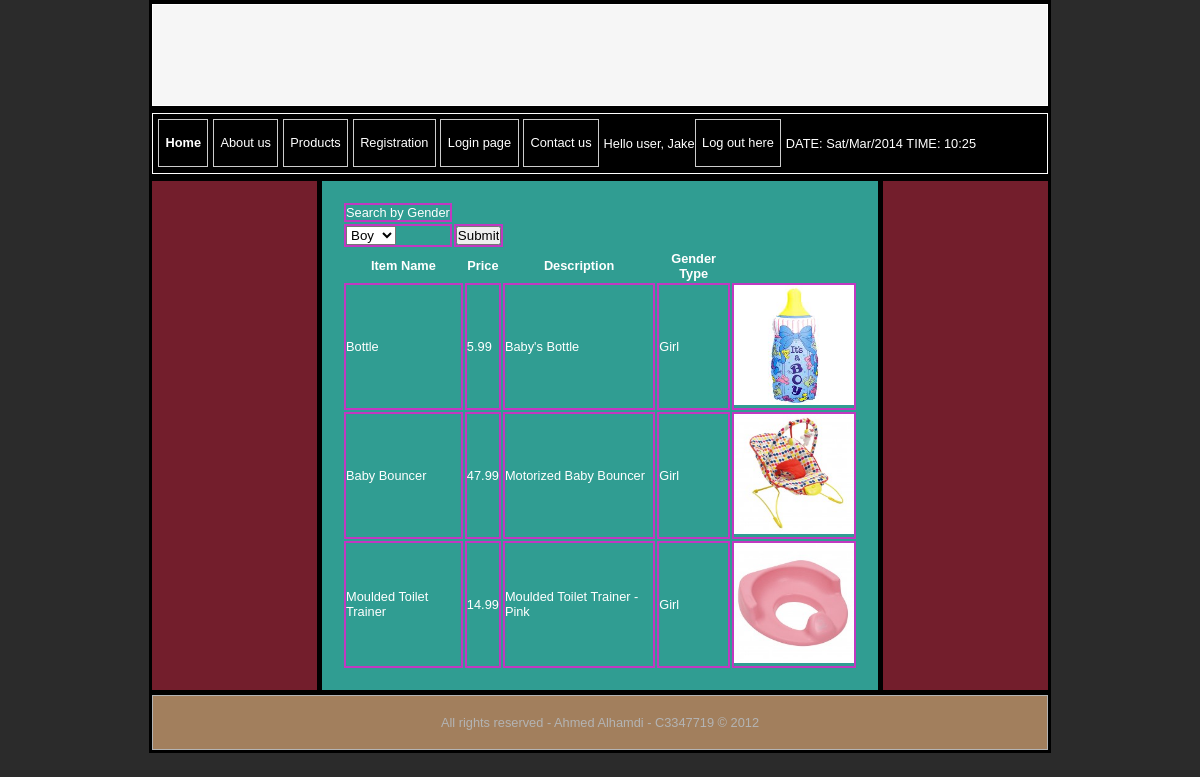
The app's page /products.php?byGender=Girl (signed in) with its own data.
### tables this page shows
CREATE TABLE IF NOT EXISTS `products` (
  `productid` int(2) NOT NULL AUTO_INCREMENT,
  `itemname` varchar(30) NOT NULL,
  `itemprice` varchar(5) NOT NULL,
  `itemdescription` varchar(50) NOT NULL,
  `Gender` varchar(7) NOT NULL,
  `photo` varchar(30) NOT NULL,
  PRIMARY KEY (`productid`)
);

### products.php (the view, shortened to what this page needs)
<!DOCTYPE html PUBLIC "-//W3C//DTD XHTML 1.1//EN" "http://www.w3.org/TR/xhtml11/DTD/xhtml11.dtd">
<html xmlns="http://www.w3.org/1999/xhtml">
	<head>
		<link rel="stylesheet" type="text/css" href="index.css" />
	</head>
	<body>
		<div id="container">
			<div id="header"></div>
			<div id="navcontainer">
				<?php
				include 'navigation.php';
				?>
			</div>
			<div id="wrapper">
				<div id="content">
					<table>
						<form method="get" action="products.php">
							<tr>
								<td>Search by Gender</td>
							</tr>
							<tr>
								<td>
								<select name="byGender">
									<option value="Boy">Boy</option>
								</select></td>
								<td>
								<input type="submit" />
								</td>
							</tr>
						</form>
					</table>
					<?php
					@$byGender = $_GET['byGender'];
					$query = "SELECT * FROM products";
					if (!$byGender == "") {
						$query = $query . " WHERE Gender like '$byGender'";
						$result = mysql_query($query) or die("Error in query: $query. " . mysql_error());
						print '<table align="center" cellpadding="10">';
						print '<tr><th>Item Name</th><th>Price</th><th>Description</th><th>Gender Type</th></tr>';
						while ($row = mysql_fetch_array($result)) {
							print "<tr>";
							print "<td>" . $row['itemname'] . "</td>";
							print "<td>" . $row['itemprice'] . "</td>";
							print "<td>" . $row['itemdescription'] . "</td>";
							print "<td>" . $row['Gender'] . "</td>";
							print '<td><img src="' . $row["photo"] . '" width="120" height="120"/></td>';
							print "</tr>";
						}
					}
					else {
						print "<p>Please select a query option to view products.</p>";
					}
					print "</table>";
					?>
				</div>
			</div>
			<div id="footer">
				<p> All rights reserved - Ahmed Alhamdi - C3347719  &copy; 2012 </p>
			</div>
		</div>
	</body>
</html>

### index.css (style rules this page uses)
* { margin: 0; padding: 0; }
body { background-color: #2B2B2B; }
#container { width: 896px; padding:3px; margin: 0px auto; font-family: Arial, Helvetica, sans-serif; font-size: .8em; color: #FFFFFF; background-color: #000000; }
#header { margin-top: 1px; background-color: #F6F6F6; height: 100px; border: 1px solid #FFFFFF; }
#wrapper { margin-top: 7px; background-image: url(images/wrapper_bg.png); background-repeat: repeat-y; }
#content { margin-left: 170px; margin-right: 170px; margin-bottom: 5px; color: #FFFFFF; background-color: #309D92; padding: 20px; border: 0px solid #FFFFFF; height: auto; }
p { margin-top: 15px; margin-bottom: 15px; }
table td { border:2px solid #c138c1; }
#footer { clear: both; color: #FFFFFF; padding: 4px; border: 1px solid #FFFFFF; background-color: #E7B685; text-align: center; opacity: .7; }

### records on screen
products: itemname "Bottle", itemprice "5.99", itemdescription "Baby's Bottle", Gender "Girl", photo (picture)
products: itemname "Baby Bouncer", itemprice "47.99", itemdescription "Motorized Baby Bouncer", Gender "Girl", photo (picture)
products: itemname "Moulded Toilet Trainer", itemprice "14.99", itemdescription "Moulded Toilet Trainer - Pink", Gender "Girl", photo (picture)

### other values on screen
$_SESSION['authenticatedUser'] "Jake"
